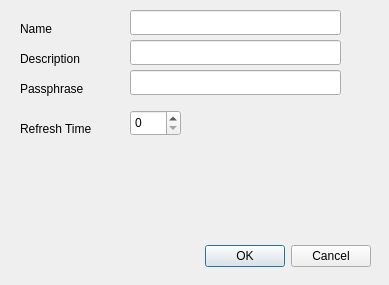
<?xml version="1.0" encoding="UTF-8"?>
<ui version="4.0">
 <class>ConfigPropertiesWindow</class>
 <widget class="QDialog" name="ConfigPropertiesWindow">
  <property name="geometry">
   <rect>
    <x>0</x>
    <y>0</y>
    <width>389</width>
    <height>285</height>
   </rect>
  </property>
  <property name="windowTitle">
   <string>Edit Config Properties</string>
  </property>
  <widget class="QDialogButtonBox" name="buttonBox">
   <property name="geometry">
    <rect>
     <x>30</x>
     <y>240</y>
     <width>341</width>
     <height>32</height>
    </rect>
   </property>
   <property name="orientation">
    <enum>Qt::Horizontal</enum>
   </property>
   <property name="standardButtons">
    <set>QDialogButtonBox::Cancel|QDialogButtonBox::Ok</set>
   </property>
  </widget>
  <widget class="QLabel" name="label">
   <property name="geometry">
    <rect>
     <x>20</x>
     <y>120</y>
     <width>101</width>
     <height>17</height>
    </rect>
   </property>
   <property name="text">
    <string>Refresh Time</string>
   </property>
  </widget>
  <widget class="QSpinBox" name="spinSeconds">
   <property name="geometry">
    <rect>
     <x>130</x>
     <y>110</y>
     <width>51</width>
     <height>26</height>
    </rect>
   </property>
  </widget>
  <widget class="QLabel" name="label_2">
   <property name="geometry">
    <rect>
     <x>20</x>
     <y>20</y>
     <width>101</width>
     <height>17</height>
    </rect>
   </property>
   <property name="text">
    <string>Name</string>
   </property>
  </widget>
  <widget class="QLineEdit" name="txtName">
   <property name="geometry">
    <rect>
     <x>130</x>
     <y>10</y>
     <width>211</width>
     <height>25</height>
    </rect>
   </property>
  </widget>
  <widget class="QLineEdit" name="txtPassphrase">
   <property name="geometry">
    <rect>
     <x>130</x>
     <y>70</y>
     <width>211</width>
     <height>25</height>
    </rect>
   </property>
  </widget>
  <widget class="QLabel" name="label_3">
   <property name="geometry">
    <rect>
     <x>20</x>
     <y>80</y>
     <width>101</width>
     <height>17</height>
    </rect>
   </property>
   <property name="text">
    <string>Passphrase</string>
   </property>
  </widget>
  <widget class="QLineEdit" name="txtDescription">
   <property name="geometry">
    <rect>
     <x>130</x>
     <y>40</y>
     <width>211</width>
     <height>25</height>
    </rect>
   </property>
  </widget>
  <widget class="QLabel" name="label_4">
   <property name="geometry">
    <rect>
     <x>20</x>
     <y>50</y>
     <width>101</width>
     <height>17</height>
    </rect>
   </property>
   <property name="text">
    <string>Description</string>
   </property>
  </widget>
 </widget>
 <resources/>
 <connections>
  <connection>
   <sender>buttonBox</sender>
   <signal>accepted()</signal>
   <receiver>ConfigPropertiesWindow</receiver>
   <slot>accept()</slot>
   <hints>
    <hint type="sourcelabel">
     <x>248</x>
     <y>254</y>
    </hint>
    <hint type="destinationlabel">
     <x>157</x>
     <y>274</y>
    </hint>
   </hints>
  </connection>
  <connection>
   <sender>buttonBox</sender>
   <signal>rejected()</signal>
   <receiver>ConfigPropertiesWindow</receiver>
   <slot>reject()</slot>
   <hints>
    <hint type="sourcelabel">
     <x>316</x>
     <y>260</y>
    </hint>
    <hint type="destinationlabel">
     <x>286</x>
     <y>274</y>
    </hint>
   </hints>
  </connection>
 </connections>
</ui>
